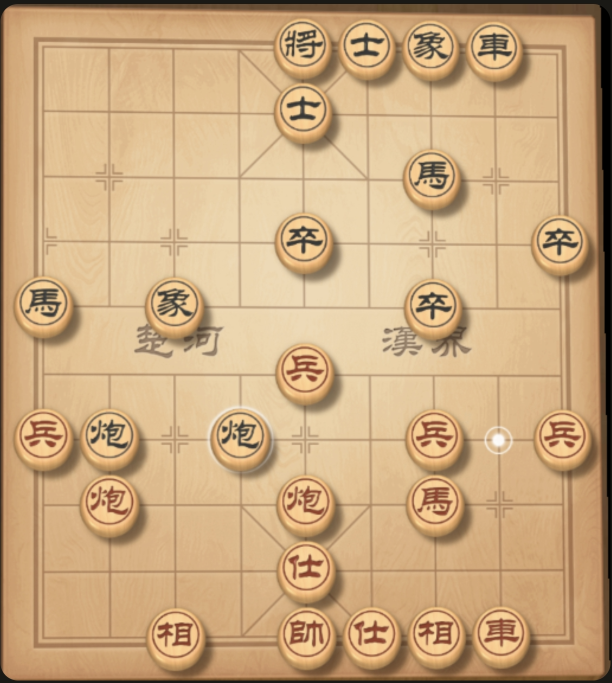
#> input picture tools/scan-bench/real/user-app-01.png, 1223 x 1365 px (shown at 1/2 size)
$ python cropauto.py ../scan-bench/real/user-app-01.png ../scan-bench/real/user-app-01.png
#> lines starting #> are read from the running program, lines starting #| are printed output that depends on the picture; after the words box and inside, x2 and y2 are one past the last pixel; in counts of white or black regions, pixels touching at a corner belong together
#!/usr/bin/env python3
# tools/mate-book/cropauto.py — quy trình VÀNG đọc sơ đồ (từ Chương 2 Bài 4 trở đi):
# quét darkfrac cả 90 ô, crop+zoom 4x TỪNG Ô riêng biệt (không đọc tổng thể bằng mắt —
# cách cũ hay nhầm lẫn 2 ô liền kề, nhất là khi 2 quân cùng loại/màu đứng gần nhau).
# Cách dùng: python cropauto.py <diagram.png> <out_prefix>
# Output: <out_prefix>_r{row}c{col}_{B|R}.png cho mỗi ô có quân (B=đặc/Đen, R=viền/Đỏ)
# kèm in ra darkfrac từng ô — Read từng ảnh để xác nhận CHỮ HÁN (binh chủng) rồi dựng FEN.
import sys
import numpy as np
from PIL import Image

path, prefix = sys.argv[1], sys.argv[2]
im = Image.open(path)
#> im is the input picture: PIL image 1223x1365 RGB; mean R, G, B 202.9, 169.3, 127.8
imL = im.convert('L')
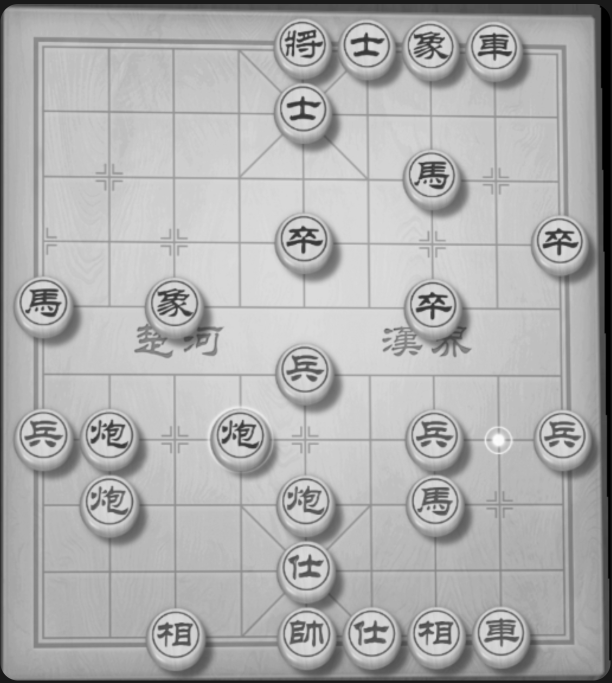
#> imL: PIL image 1223x1365 L (shown at 1/2 size); min 0, max 252, mean 174.6
W, H = imL.size
#> W = 1223; H = 1365
a = np.asarray(imL)
dark = a < 110
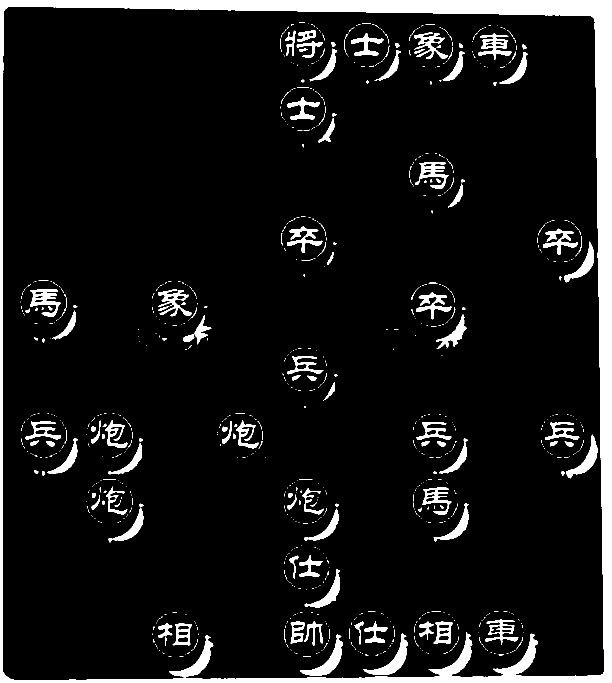
#> dark: shape (1365, 1223) bool (shown at 1/2 size); 8.5% white; 1010 white regions (865 under 20 px), largest, box (x1, y1, x2, y2) and area: (0, 0, 1223, 1365) 82991, (726, 1267, 816, 1350) 1925, (600, 1268, 686, 1352) 1893
cs, rs = dark.sum(0), dark.sum(1)
#> cs = 1223 values, max 1365 at index 0, min 18 at index 35, mean 115.7; rs = 1365 values, max 1223 at index 0, min 21 at index 1230, mean 103.6


def bounds(proj):
    thr = proj.max() * 0.45
#> thr = 614.2
    idx = [i for i, v in enumerate(proj) if v >= thr]
#> idx = 31 values from 0 to 1222
    return (idx[0], idx[-1]) if idx else (0, len(proj) - 1)


x0, x1 = bounds(cs)
#> x0 = 0; x1 = 1222
y0, y1 = bounds(rs)
#> y0 = 0; y1 = 1364
cellw = (x1 - x0) / 8.0
#> cellw = 152.8
cellh = (y1 - y0) / 9.0
#> cellh = 151.6
rad = min(cellw, cellh) * 0.42
#> rad = 63.65


def darkfrac(r, c, rd):
#> called with r = 0, c = 0, rd = 63.65
    cx = x0 + cellw * c
#> cx = 0
    cy = y0 + cellh * r
#> cy = 0
    xs, xe = max(0, int(cx - rd)), min(W, int(cx + rd))
#> xs = 0; xe = 63
    ys, ye = max(0, int(cy - rd)), min(H, int(cy + rd))
#> ys = 0; ye = 63
    patch = a[ys:ye, xs:xe]
    yy, xx = np.ogrid[ys:ye, xs:xe]
#> yy = 63 values from 0 to 62
    indisc = np.sqrt((xx - cx) ** 2 + (yy - cy) ** 2) <= rd
#> indisc: shape (63, 63) bool; 81.3% white; 1 black region, box (x1, y1, x2, y2) and area: (15, 15, 63, 63) 741
    disc = patch[indisc]
#> disc = 3228 values, max 174 at index 3147, min 24 at index 91, mean 114.3
    return (disc < 110).mean() if disc.size else 0


# 0.20 khớp ngưỡng "ô trống" của detect-pieces.py — tránh crop nhầm nhiễu đường kẻ bàn cờ
cells = [(r, c, darkfrac(r, c, rad)) for r in range(10) for c in range(9) if darkfrac(r, c, rad) > 0.20]
#> in darkfrac (call 3), `indisc = np.sqrt((xx - cx) ** 2 + (yy - cy) ** 2) <= rd`: indisc: shape (63, 127) bool; 80% white; 2 black regions, box (x1, y1, x2, y2) and area: (0, 0, 50, 63) 844, (79, 14, 127, 63) 755
#> in darkfrac (call 5), `indisc = np.sqrt((xx - cx) ** 2 + (yy - cy) ** 2) <= rd`: indisc: shape (63, 128) bool; 79.5% white; 2 black regions, box (x1, y1, x2, y2) and area: (0, 0, 51, 63) 889, (79, 13, 128, 63) 768
#> in darkfrac (call 7), `indisc = np.sqrt((xx - cx) ** 2 + (yy - cy) ** 2) <= rd`: indisc: shape (63, 127) bool; 80% white; 2 black regions, box (x1, y1, x2, y2) and area: (0, 0, 50, 63) 873, (79, 16, 127, 63) 729
#> in darkfrac (call 9), `indisc = np.sqrt((xx - cx) ** 2 + (yy - cy) ** 2) <= rd`: indisc: shape (63, 127) bool; 80% white; 2 black regions, box (x1, y1, x2, y2) and area: (0, 0, 50, 63) 857, (79, 15, 127, 63) 741
#> in darkfrac (call 17), `indisc = np.sqrt((xx - cx) ** 2 + (yy - cy) ** 2) <= rd`: indisc: shape (63, 65) bool; 79.1% white; 1 black region, box (x1, y1, x2, y2) and area: (0, 0, 50, 63) 857
#> in darkfrac (call 19), `indisc = np.sqrt((xx - cx) ** 2 + (yy - cy) ** 2) <= rd`: indisc: shape (128, 63) bool; 79.4% white; 2 black regions, box (x1, y1, x2, y2) and area: (0, 0, 63, 51) 893, (13, 79, 63, 128) 767
#> in darkfrac (call 20), `indisc = np.sqrt((xx - cx) ** 2 + (yy - cy) ** 2) <= rd`: indisc: shape (128, 127) bool; 78.2% white; 2 black regions, box (x1, y1, x2, y2) and area: (0, 0, 127, 128) 2771, (77, 78, 127, 128) 776
#> in darkfrac (call 21), `indisc = np.sqrt((xx - cx) ** 2 + (yy - cy) ** 2) <= rd`: indisc: shape (128, 128) bool; 77.5% white; 2 black regions, box (x1, y1, x2, y2) and area: (0, 0, 128, 128) 2887, (77, 77, 128, 128) 793
#> in darkfrac (call 22), `indisc = np.sqrt((xx - cx) ** 2 + (yy - cy) ** 2) <= rd`: indisc: shape (128, 127) bool; 78.1% white; 2 black regions, box (x1, y1, x2, y2) and area: (0, 0, 127, 128) 2803, (77, 81, 127, 128) 752
#> in darkfrac (call 23), `indisc = np.sqrt((xx - cx) ** 2 + (yy - cy) ** 2) <= rd`: indisc: shape (128, 127) bool; 78.1% white; 2 black regions, box (x1, y1, x2, y2) and area: (0, 0, 127, 128) 2790, (77, 79, 127, 128) 767
#> in darkfrac (call 27), `indisc = np.sqrt((xx - cx) ** 2 + (yy - cy) ** 2) <= rd`: indisc: shape (128, 65) bool; 77.2% white; 1 black region, box (x1, y1, x2, y2) and area: (0, 0, 65, 128) 1898
#> in darkfrac (call 29), `indisc = np.sqrt((xx - cx) ** 2 + (yy - cy) ** 2) <= rd`: indisc: shape (127, 63) bool; 80% white; 2 black regions, box (x1, y1, x2, y2) and area: (0, 0, 63, 50) 867, (15, 79, 63, 127) 735
#> in darkfrac (call 30), `indisc = np.sqrt((xx - cx) ** 2 + (yy - cy) ** 2) <= rd`: indisc: shape (127, 127) bool; 78.7% white; 2 black regions, box (x1, y1, x2, y2) and area: (0, 0, 127, 127) 2685, (79, 78, 127, 127) 753
#> in darkfrac (call 31), `indisc = np.sqrt((xx - cx) ** 2 + (yy - cy) ** 2) <= rd`: indisc: shape (127, 128) bool; 78.2% white; 2 black regions, box (x1, y1, x2, y2) and area: (0, 0, 128, 127) 2787, (80, 77, 128, 127) 762
#> in darkfrac (call 32), `indisc = np.sqrt((xx - cx) ** 2 + (yy - cy) ** 2) <= rd`: indisc: shape (127, 127) bool; 78.6% white; 2 black regions, box (x1, y1, x2, y2) and area: (0, 0, 127, 127) 2721, (80, 80, 127, 127) 723
#> in darkfrac (call 33), `cx = x0 + cellw * c`: cx = 611
#> in darkfrac (call 33), `xs, xe = max(0, int(cx - rd)), min(W, int(cx + rd))`: xs = 547; xe = 674
#> in darkfrac (call 33), `indisc = np.sqrt((xx - cx) ** 2 + (yy - cy) ** 2) <= rd`:
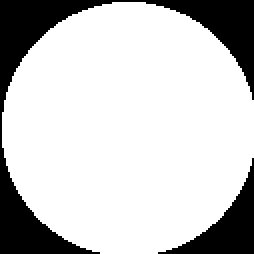
#> indisc: shape (127, 127) bool (shown 2 times larger); 78.7% white; 2 black regions, box (x1, y1, x2, y2) and area: (0, 0, 127, 127) 2704, (79, 79, 127, 127) 735
#> in darkfrac (call 33), `disc = patch[indisc]`: disc = 12690 values, max 219 at index 1286, min 86 at index 2826, mean 187
#> in darkfrac (call 35), `cx = x0 + cellw * c`: cx = 916.5
#> in darkfrac (call 35), `xs, xe = max(0, int(cx - rd)), min(W, int(cx + rd))`: xs = 852; xe = 980
#> in darkfrac (call 35), `patch = a[ys:ye, xs:xe]`:
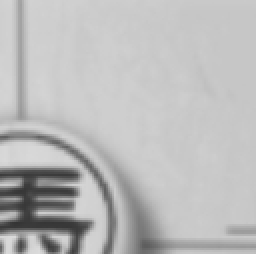
#> patch: shape (127, 128) (shown 2 times larger); min 52, max 219, mean 186.2
#> in darkfrac (call 35), `disc = patch[indisc]`: disc = 12707 values, max 216 at index 7679, min 54 at index 10080, mean 188
#> in darkfrac (call 36), `cx = x0 + cellw * c`: cx = 1069.2
#> in darkfrac (call 36), `xs, xe = max(0, int(cx - rd)), min(W, int(cx + rd))`: xs = 1005; xe = 1132
#> in darkfrac (call 36), `patch = a[ys:ye, xs:xe]`:
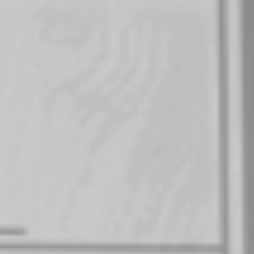
#> patch: shape (127, 127) (shown 2 times larger); min 138, max 203, mean 190.4
#> in darkfrac (call 36), `disc = patch[indisc]`: disc = 12685 values, max 202 at index 7034, min 141 at index 4521, mean 192.4
#> in darkfrac (call 37), `cx = x0 + cellw * c`: cx = 1222
#> in darkfrac (call 37), `xs, xe = max(0, int(cx - rd)), min(W, int(cx + rd))`: xs = 1158; xe = 1223
#> in darkfrac (call 37), `patch = a[ys:ye, xs:xe]`:
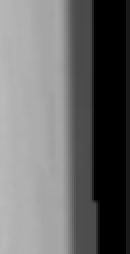
#> patch: shape (127, 65) (shown 2 times larger); min 0, max 185, mean 106.4
#> in darkfrac (call 37), `indisc = np.sqrt((xx - cx) ** 2 + (yy - cy) ** 2) <= rd`:
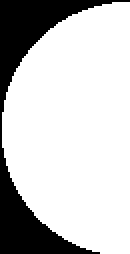
#> indisc: shape (127, 65) bool (shown 2 times larger); 77.7% white; 1 black region, box (x1, y1, x2, y2) and area: (0, 0, 65, 127) 1838
#> in darkfrac (call 37), `disc = patch[indisc]`: disc = 6417 values, max 185 at index 2346, min 0 at index 0, mean 89.51
#> cells = 23 items, first 6: (0, 0, 0.393), (0, 1, 0.303), (0, 2, 0.349), (0, 3, 0.394), (0, 4, 0.447), (0, 5, 0.488)

rad2 = min(cellw, cellh) * 0.48
#> rad2 = 72.75
for (r, c, df) in cells:
    cx = x0 + cellw * c
    cy = y0 + cellh * r
    xs, xe = max(0, int(cx - rad2)), min(W, int(cx + rad2))
    ys, ye = max(0, int(cy - rad2)), min(H, int(cy + rad2))
    crop = im.crop((xs, ys, xe, ye)).resize(((xe - xs) * 4, (ye - ys) * 4))
    color = 'B' if df > 0.48 else 'R'
    crop.save(f"{prefix}_r{r}c{c}_{color}.png")
    print(f"r{r}c{c} color={color} darkfrac={df:.3f}")
#> this loop made 23 passes
#> (r, c, df, cx, cy, xs, xe, ys) on passes 1 to 12: (0, 0, 0.393, 0, 0, 0, 72, 0), (0, 1, 0.303, 152.8, 0, 80, 225, 0), (0, 2, 0.349, 305.5, 0, 232, 378, 0), (0, 3, 0.394, 458.2, 0, 385, 530, 0), (0, 4, 0.447, 611, 0, 538, 683, 0), (0, 5, 0.488, 763.8, 0, 691, 836, 0), (0, 6, 0.533, 916.5, 0, 843, 989, 0), (0, 7, 0.575, 1069.2, 0, 996, 1141, 0), (0, 8, 0.918, 1222, 0, 1149, 1223, 0), (1, 8, 0.604, 1222, 151.6, 1149, 1223, 78), (2, 8, 0.565, 1222, 303.1, 1149, 1223, 230), (3, 8, 0.554, 1222, 454.7, 1149, 1223, 381)
#| r0c0 color=R darkfrac=0.393
#| r0c1 color=R darkfrac=0.303
#| r0c2 color=R darkfrac=0.349
#| r0c3 color=R darkfrac=0.394
#| r0c4 color=R darkfrac=0.447
#| r0c5 color=B darkfrac=0.488
#| r0c6 color=B darkfrac=0.533
#| r0c7 color=B darkfrac=0.575
#> (further printed lines are left out)
